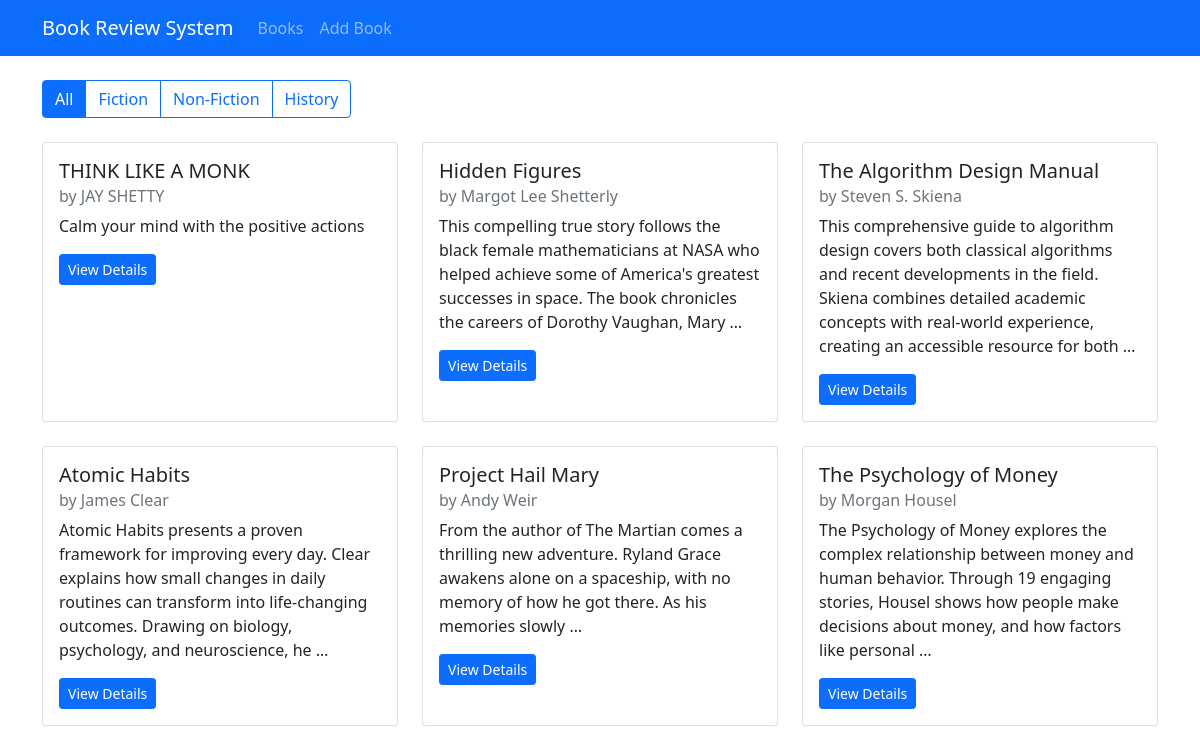
The page / on the database its author committed.
### book/models.py (models this page shows, shortened)
class Book(models.Model):
    GENRE_CHOICES = [
        ('fiction', 'Fiction'),
        ('non_fiction', 'Non-Fiction'),
        ('science', 'Science'),
        ('technology', 'Technology'),
        ('history', 'History'),
        ('other', 'Other'),
    ]
    title = models.CharField(max_length=200)
    author = models.CharField(max_length=200)
    description = models.TextField()
    genre = models.CharField(max_length=20, choices=GENRE_CHOICES)
    isbn = models.CharField('ISBN', max_length=13, unique=True)
    publication_date = models.DateField()
    average_rating = models.DecimalField(
        max_digits=3,
        decimal_places=2,
        validators=[MinValueValidator(0), MaxValueValidator(5)],
        default=0
    )
    created_at = models.DateTimeField(auto_now_add=True)
    updated_at = models.DateTimeField(auto_now=True)

### book/views.py (the view)
# urls.py: path('', views.book_list, name='book-list'),
def book_list(request):
    genre = request.GET.get('genre')
    if genre:
        books = Book.objects.filter(genre=genre).order_by('-created_at')
    else:
        books = Book.objects.all().order_by('-created_at')
    return render(request, 'book/book_list.html', {'books': books})

### book/templates/book/book_list.html (shortened to what this page needs)
{% extends 'book/base.html' %}
{% block content %}
<div class="row mb-4">
    <div class="col">
        <div class="btn-group">
            <a href="{% url 'book-list' %}" class="btn btn-outline-primary {% if not request.GET.genre %}active{% endif %}">All</a>
            <a href="?genre=fiction" class="btn btn-outline-primary {% if request.GET.genre == 'fiction' %}active{% endif %}">Fiction</a>
            <a href="?genre=non_fiction" class="btn btn-outline-primary {% if request.GET.genre == 'non_fiction' %}active{% endif %}">Non-Fiction</a>
            <a href="?genre=history" class="btn btn-outline-primary {% if request.GET.genre == 'history' %}active{% endif %}">History</a>
        </div>
    </div>
</div>
<div class="row row-cols-1 row-cols-md-3 g-4">
  {% for book in books %}
  <div class="col">
      <div class="card h-100">
          <div class="card-body">
              <h5 class="card-title">{{ book.title }}</h5>
              <h6 class="card-subtitle mb-2 text-muted">by {{ book.author }}</h6>
              <p class="card-text">{{ book.description|truncatewords:30 }}</p>
              <div class="d-flex justify-content-between align-items-center">
                  <a href="{% url 'book-detail' book.pk%}" class="btn btn-sm btn-primary">View Details</a>
              </div>
          </div>
      </div>
  </div>
  {% empty %}
  <div class="col-12">
      <p>No books found.</p>
  </div>
  {% endfor %}
</div>
{% endblock content %}

### book/templates/book/base.html (shortened to what this page needs)
<!DOCTYPE html>
<html lang="en">
<head>
    <link href="https://cdn.jsdelivr.net/npm/bootstrap@5.1.3/dist/css/bootstrap.min.css" rel="stylesheet">
</head>
<body>
    <nav class="navbar navbar-expand-lg navbar-dark bg-primary mb-4">
        <div class="container">
            <a class="navbar-brand" href="#">Book Review System</a>
            <div class="collapse navbar-collapse" id="navbarNav">
                <ul class="navbar-nav">
                    <li class="nav-item">
                        <a class="nav-link" href="{% url 'book-list' %}">Books</a>
                    </li>
                    <li class="nav-item">
                        <a class="nav-link" href="{% url 'book-create' %}">Add Book</a>
                    </li>
                </ul>
            </div>
        </div>
    </nav>
    <div class="container">
        {% block content %}
        {% endblock %}
    </div>
</body>
</html>

### rows shown on the page
Book: title "THINK LIKE A MONK", author "JAY SHETTY", description "Calm your mind with the positive actions"
Book: title "Hidden Figures", author "Margot Lee Shetterly", description "This compelling true story follows the black female mathematicians at NASA who helped achieve some of America's greatest successes in space. The book chronicles the careers of Dorothy Vaughan, Mary …"
Book: title "The Algorithm Design Manual", author "Steven S. Skiena", description "This comprehensive guide to algorithm design covers both classical algorithms and recent developments in the field. Skiena combines detailed academic concepts with real-world experience, creating an accessible resource for both …"
Book: title "Atomic Habits", author "James Clear", description "Atomic Habits presents a proven framework for improving every day. Clear explains how small changes in daily routines can transform into life-changing outcomes. Drawing on biology, psychology, and neuroscience, he …"
Book: title "Project Hail Mary", author "Andy Weir", description "From the author of The Martian comes a thrilling new adventure. Ryland Grace awakens alone on a spaceship, with no memory of how he got there. As his memories slowly …"
Book: title "The Psychology of Money", author "Morgan Housel", description "The Psychology of Money explores the complex relationship between money and human behavior. Through 19 engaging stories, Housel shows how people make decisions about money, and how factors like personal …"
